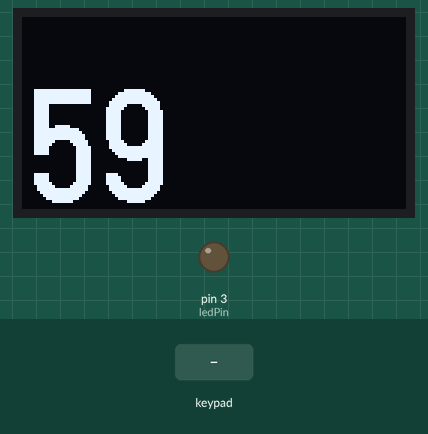
A sketch run on a simulated Arduino Uno, built with avr-gcc and run on an emulated ATmega328P. Parts: 128×64 one-colour display, output pins drawn as LEDs (lit = HIGH). The test bench sets the inputs (shaded band). Random numbers use the default seed unless the sketch sets one; pins used as bus, display or sensor lines are not drawn; what the sketch prints to the serial monitor is not drawn.

Above: at 1.2 s.
1.3 s: key 'C' pressed
At 1.34 s:
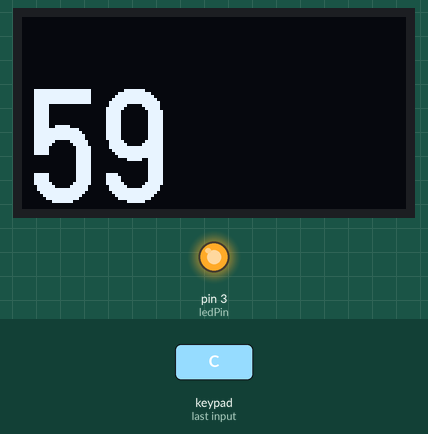
At 2.2 s:
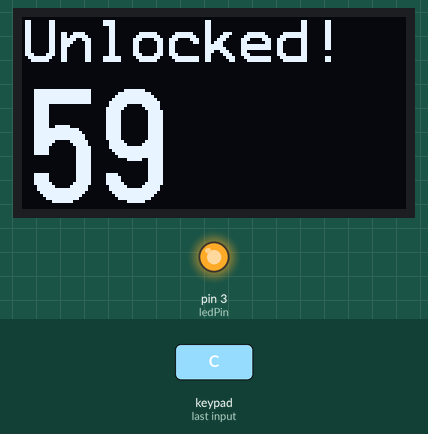
Timing chart, 0 to 4.3 s (numbered marks = the images above; inputs shaded):
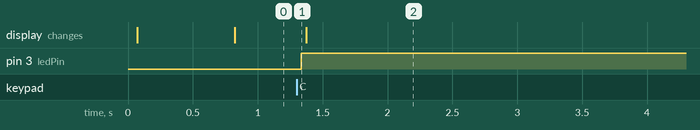

The sketch:

nerf_boom.ino
```cpp
#include <Arduino.h>
#include <U8g2lib.h>
#include <Keypad.h>

#ifdef U8X8_HAVE_HW_SPI
#include <SPI.h>
#endif
#ifdef U8X8_HAVE_HW_I2C
#include <Wire.h>
#endif
U8G2_SSD1306_128X64_NONAME_F_HW_I2C u8g2(U8G2_R0, /* reset=*/ U8X8_PIN_NONE);
//U8G2_SSD1306_128X64_NONAME_F_SW_I2C u8g2(U8G2_R0, /* clock=*/ SCL, /* data=*/ SDA, /* reset=*/ U8X8_PIN_NONE);   // All Boards without Reset of the Display
//U8G2_SSD1306_128X64_NONAME_F_SW_I2C u8g2(U8G2_R0, /* clock=SDA/ A4, /* data=SCL/ A5, /* reset=*/ U8X8_PIN_NONE);   // All Boards without Reset of the Display

/* Keypad 4x4 */
const byte ROWS = 4; //four rows
const byte COLS = 4; //four columns
char hexaKeys[ROWS][COLS] = {
  {'1', '2', '3', 'A'},
  {'4', '5', '6', 'B'},
  {'7', '8', '9', 'C'},
  {'*', '0', '#', 'D'}
};
byte rowPins[ROWS] = {5, 6, 7, 8}; //connect to the row pinouts of the keypad
byte colPins[COLS] = {9, 10, 11, 12}; //connect to the column pinouts of the keypad
/** // Keypad 3x4 *//*
  const byte ROWS=4; //four rows
  const byte COLS=3; //four columns
  char hexaKeys[ROWS][COLS]={
  {'1','2','3'},
  {'4','5','6'},
  {'7','8','9'},
  {'*','0','#'}
  };
  byte rowPins[ROWS]={5,6,7,8}; //connect to the row pinouts of the keypad
  byte colPins[COLS]={9,10,11}; //connect to the column pinouts of the keypad
*/

//initialize an instance of class NewKeypad
Keypad keypad = Keypad(makeKeymap(hexaKeys), rowPins, colPins, ROWS, COLS);

/**********************************************************/
const int ledPin = 3;
const int biPin = 4;

char keyInput = "";
int passState = 0;
int countDown = 60; // 倒计时时间
int loopState = 1;
int loopTime = 17;

int KeyLockED = 0; // 键盘锁定
int randPassKey; // 随机密匙
int randEggKey;// Egg
int inputKey = 16;
/**********************************************************/

void oledShow() {
  //u8g2.setDrawColor(1);
  u8g2.setFont(u8g2_font_profont22_tf);
  u8g2.setCursor(1, 15);
  //u8g2.print("Pass:");
  //u8g2.print(randPassKey);
  //u8g2.print(":");
  if(inputKey == randPassKey){
    //u8g2.print(inputKey);
    u8g2.print("Unlocked!");
    KeyLockED = 1;
    digitalWrite(ledPin, HIGH);
  }else{
    digitalWrite(ledPin, LOW);
  }
  if(inputKey == randEggKey){
    countDown = 3;
    //digitalWrite(ledPin,!digitalRead(ledPin));
    //ledPin_state=digitalRead(ledPin);        // Remember LED state, lit or unlit.
  }

  //u8g2.setDrawColor(1);
  //u8g2.drawBox(0,16,128,64);
  //u8g2.setDrawColor(0);
  u8g2.setFont(u8g2_font_logisoso38_tf );
  u8g2.setCursor(1, 62);
  u8g2.print(countDown);
}
/**/
void setup() {
  Serial.begin(9600);
  randomSeed(analogRead(0));

  keypad.addEventListener(keypadEvent);  // Add an event listener for this keypad
  u8g2.begin();
  //u8g2.setFont(u8g2_font_ncenB14_tr);

  //analogWrite(3, 255);// +
  //pinMode(4, OUTPUT);// - INPUT
  pinMode(biPin, OUTPUT);
  pinMode(ledPin, OUTPUT);

  randPassKey = random(0, 15);
  randEggKey = random(0, 15);

  Serial.print("PassKey: ");
  Serial.println(randPassKey);
  Serial.print("Egg: ");
  Serial.println(randEggKey);
}

void loop() {
  u8g2.firstPage(); do {
    oledShow();
  } while (u8g2.nextPage());

  char key = keypad.getKey();
  //if(key){Serial.println(key);}

  //ledLoopTime();
  if (loopState == 1) {
    if (countDown != 0) { // 倒计时是否为0
      if (loopTime != 0) {
        loopTime--;
        digitalWrite(biPin, LOW);
      } else {
        loopTime = 16;
        countDown--;
        //Serial.println(millis());
        digitalWrite(biPin, HIGH);
      }
      digitalWrite(biPin, LOW);
    } else {
      digitalWrite(biPin, HIGH);
      KeyLockED = 1;
    }
  }

  if (inputKey == randPassKey) {
    loopState = 0;
  } else {
    loopState = 1;
  }

  //delay(10);
}

void keypadEvent(KeypadEvent key) {
  //Serial.print("Pressed Keypad: ");
  //Serial.println(key);
  switch (keypad.getState()) {
    case PRESSED: // 按下
      if (KeyLockED == 0) {
        switch (key) {
          case '0':
            inputKey = 0;
            break;
          case '1':
            inputKey = 1;
            break;
          case '2':
            inputKey = 2;
            break;
          case '3':
            inputKey = 3;
            break;
          case '4':
            inputKey = 4;
            break;
          case '5':
            inputKey = 5;
            break;
          case '6':
            inputKey = 6;
            break;
          case '7':
            inputKey = 7;
            break;
          case '8':
            inputKey = 8;
            break;
          case '9':
            inputKey = 9;
            break;
          case '*':
            inputKey = 10;
            break;
          case '#':
            inputKey = 11;
            break;
          case 'A':
            inputKey = 12;
            break;
          case 'B':
            inputKey = 13;
            break;
          case 'C':
            inputKey = 14;
            break;
          case 'D':
            inputKey = 15;
            break;
        }
      }
      break;
    case RELEASED: // 放开
      if (key == '*') {
        //digitalWrite(ledPin,ledPin_state);    // Restore LED state from before it started blinking.
        //blink = false;
      }
      break;
    case HOLD: // 按住
      switch (key) {
        case 'D':
          KeyLockED = 0;
          break;
        case 'B':
          //if(KeyLockED==0)
          countDown = 60;
          //loopState=1;
          break;
      }
      break;
  }
}
```

Measured:
- after the input at 1.3 s, pin 3 (ledPin): LOW → HIGH at once
